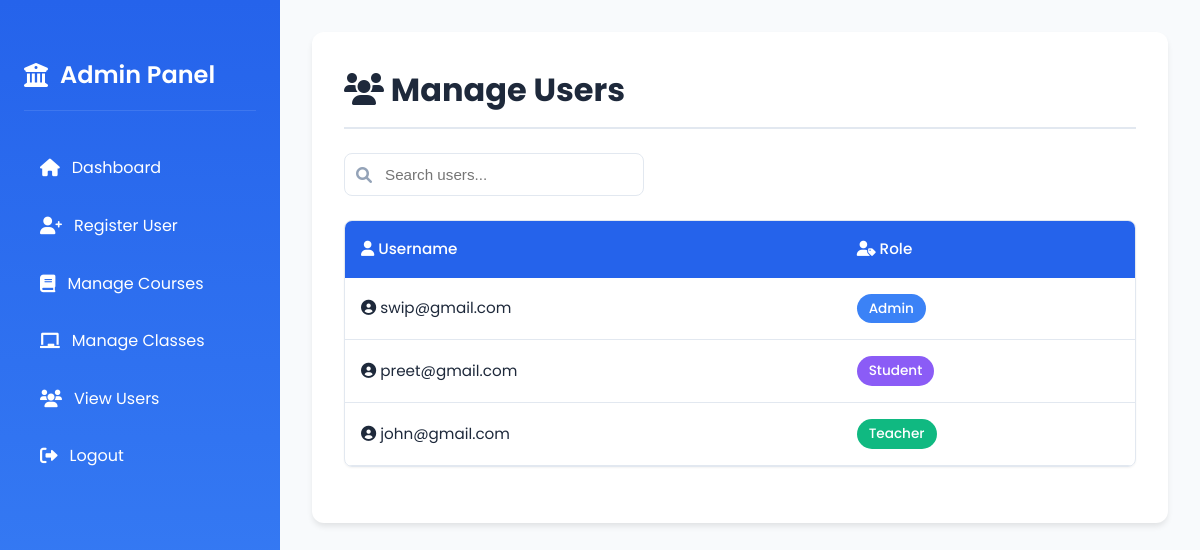
The app's page /manage_users (signed in) with its own data.
### models.py (models this page shows)
class User(db.Model):
    id = db.Column(db.Integer, primary_key=True)
    username = db.Column(db.String(50), unique=True, nullable=False)
    password = db.Column(db.String(255), nullable=False)
    role = db.Column(db.String(10), nullable=False)
    __table_args__ = (
        CheckConstraint(role.in_(['admin', 'teacher', 'student']), name='valid_role'),
    )

### app.py (the view, shortened to what this page needs)
@app.route('/manage_users', methods=['GET', 'POST'])
def manage_users():
    if 'role' not in session or session['role'] != 'admin':
        flash("Unauthorized Access!", "danger")
        return redirect(url_for('login'))
    users = User.query.all()
    return render_template('manage_users.html', users=users)

### templates/manage_users.html (shortened to what this page needs)
<!DOCTYPE html>
<html lang="en">
<head>
    <link href="https://cdnjs.cloudflare.com/ajax/libs/font-awesome/6.0.0/css/all.min.css" rel="stylesheet">
</head>
<body>
    <div class="sidebar">
        <h2><i class="fas fa-university"></i> Admin Panel</h2>
        <nav>
            <ul>
                <li><a href="{{ url_for('admin_dashboard') }}"><i class="fas fa-home"></i> Dashboard</a></li>
                <li><a href="{{ url_for('register') }}"><i class="fas fa-user-plus"></i> Register User</a></li>
                <li><a href="{{ url_for('manage_courses') }}"><i class="fas fa-book"></i> Manage Courses</a></li>
                <li><a href="{{ url_for('add_class') }}"><i class="fas fa-chalkboard"></i> Manage Classes</a></li>
                <li><a href="{{ url_for('manage_users') }}"><i class="fas fa-users"></i> View Users</a></li>
                <li><a href="{{ url_for('logout') }}"><i class="fas fa-sign-out-alt"></i> Logout</a></li>
            </ul>
        </nav>
    </div>
    <div class="container">
        <div class="content-wrapper">
            <h1><i class="fas fa-users"></i> Manage Users</h1>
            <div class="search-container">
                <i class="fas fa-search search-icon"></i>
                <input type="text" class="search-input" id="userSearch" placeholder="Search users...">
            </div>
            <div class="table-container">
                <table>
                    <thead>
                        <tr>
                            <th><i class="fas fa-user"></i> Username</th>
                            <th><i class="fas fa-user-tag"></i> Role</th>
                        </tr>
                    </thead>
                    <tbody id="userTableBody">
                        {% for user in users %}
                        <tr>
                            <td>
                                <i class="fas fa-user-circle"></i>
                                {{ user.username }}
                            </td>
                            <td>
                                <span class="role-badge {{ user.role.lower() }}">
                                    {{ user.role }}
                                </span>
                            </td>
                        </tr>
                        {% endfor %}
                    </tbody>
                </table>
            </div>
        </div>
    </div>
</body>
</html>

### templates/manage_users.html (style rules this page uses)
:root { --primary-color: #2563eb; --primary-light: #3b82f6; --secondary-color: #f8fafc; --accent-color: #10b981; --text-color: #1e293b; --border-color: #e2e8f0; --danger-color: #ef4444; --sidebar-width: 280px; --header-height: 70px; --shadow-sm: 0 1px 2px 0 rgba(0, 0, 0, 0.05); --shadow-md: 0 4px 6px -1px rgba(0, 0, 0, 0.1); }
* { margin: 0; padding: 0; box-sizing: border-box; }
body { font-family: 'Poppins', sans-serif; background-color: var(--secondary-color); color: var(--text-color); line-height: 1.6; }
.sidebar { width: var(--sidebar-width); height: 100vh; background: linear-gradient(to bottom, var(--primary-color), var(--primary-light)); color: white; padding: 1.5rem; position: fixed; left: 0; top: 0; overflow-y: auto; transition: all 0.3s ease; z-index: 1000; }
.sidebar h2 { text-align: center; margin-bottom: 2rem; font-size: 1.5rem; font-weight: 600; padding-bottom: 1rem; border-bottom: 1px solid rgba(255, 255, 255, 0.1); color: white; }
.sidebar ul { list-style: none; }
.sidebar ul li { margin-bottom: 0.5rem; }
.sidebar ul li a { color: white; text-decoration: none; display: flex; align-items: center; padding: 0.75rem 1rem; border-radius: 8px; transition: all 0.3s ease; }
.sidebar ul li a i { margin-right: 0.75rem; font-size: 1.1rem; }
.container { margin-left: var(--sidebar-width); padding: 2rem; max-width: calc(100vw - var(--sidebar-width)); }
.content-wrapper { background: white; border-radius: 12px; box-shadow: var(--shadow-md); padding: 2rem; margin-bottom: 2rem; }
h1 { font-size: 2rem; color: var(--text-color); margin-bottom: 1.5rem; border-bottom: 2px solid var(--border-color); padding-bottom: 0.75rem; }
h2 { font-size: 1.5rem; color: var(--text-color); margin: 2rem 0 1rem; display: flex; align-items: center; gap: 0.75rem; }
.table-container { overflow-x: auto; margin: 1.5rem 0; border-radius: 8px; box-shadow: var(--shadow-sm); border: 1px solid var(--border-color); }
table { width: 100%; border-collapse: collapse; white-space: nowrap; }
th { background: var(--primary-color); color: white; font-weight: 500; text-align: left; padding: 1rem; font-size: 0.95rem; }
td { padding: 1rem; border-bottom: 1px solid var(--border-color); font-size: 0.95rem; }
.role-badge { display: inline-block; padding: 0.25rem 0.75rem; border-radius: 999px; font-size: 0.85rem; font-weight: 500; text-transform: capitalize; }
.role-badge.admin { background: var(--primary-light); color: white; }
.role-badge.teacher { background: var(--accent-color); color: white; }
.role-badge.student { background: #8b5cf6; color: white; }
.search-container { position: relative; max-width: 300px; width: 100%; margin-bottom: 1.5rem; }
.search-input { width: 100%; padding: 0.75rem 1rem 0.75rem 2.5rem; border: 1px solid var(--border-color); border-radius: 8px; font-size: 0.95rem; transition: all 0.3s ease; }
.search-icon { position: absolute; left: 0.75rem; top: 50%; transform: translateY(-50%); color: #94a3b8; }

### records on screen
User: username "swip@gmail.com", role "Admin"
User: username "preet@gmail.com", role "Student"
User: username "john@gmail.com", role "Teacher"
